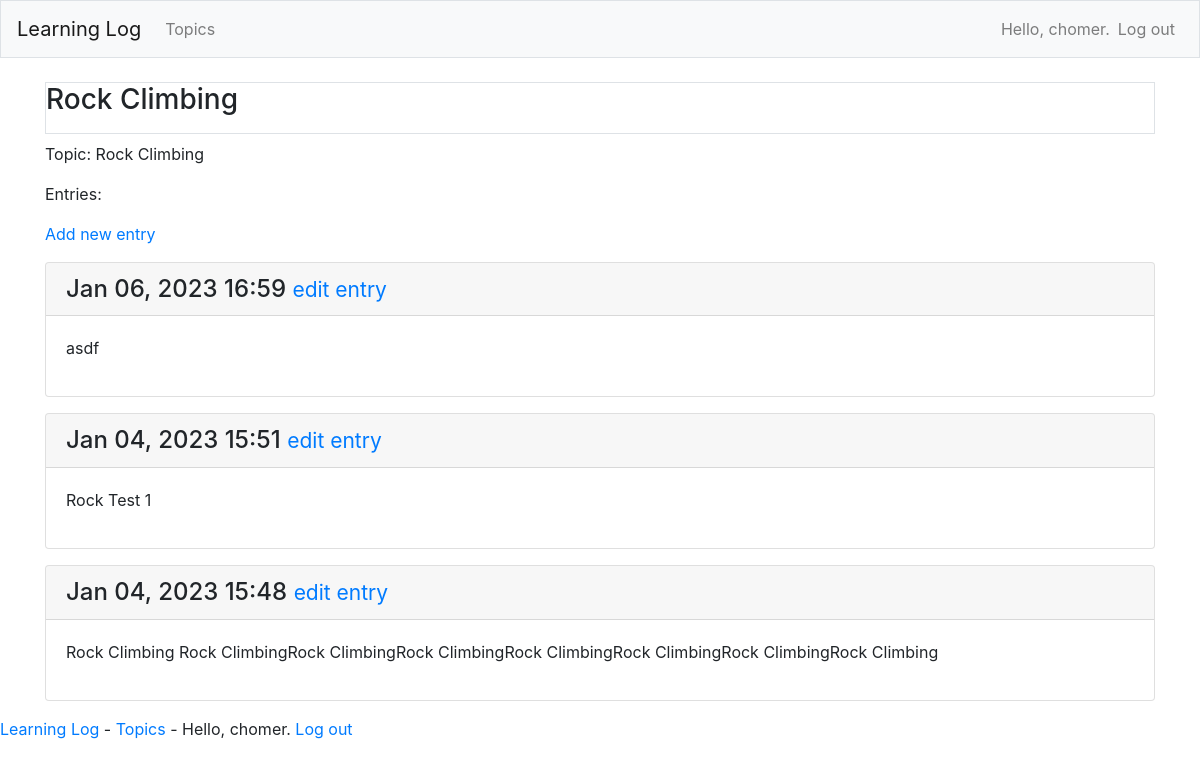
Screenshot of /topic/1/ (signed in) with the database file from the repository.
### learning_logs/models.py (models this page shows, shortened)
class Topic(models.Model):
    text = models.CharField(max_length=200)
    date_added = models.DateTimeField(auto_now_add=True)
    owner = models.ForeignKey(User, on_delete=models.CASCADE)
    def __str__(self):
        return self.text

class Entry(models.Model):
    topic = models.ForeignKey(Topic, on_delete=models.CASCADE)
    text = models.TextField()
    date_added = models.DateTimeField(auto_now_add=True)
    class Meta:
        verbose_name_plural = 'entries'

### learning_logs/views.py (the view)
# urls.py: path('topic/<int:topic_id>/', views.topic, name='topic'),
@login_required
def topic(request, topic_id):
    topic = Topic.objects.get(id=topic_id)
    if topic.owner != request.user:
        raise Http404
    entries = topic.entry_set.order_by('-date_added')
    context = {'topic': topic, 'entries' : entries}
    return render(request,'learning_logs/topic.html', context)

### learning_logs/templates/learning_logs/topic.html
{% extends 'learning_logs/base.html' %}
{% block page_header %}
    <h3>{{ topic }}</h3>
{% endblock page_header %}
{% block content %}
<p>Topic: {{ topic }}</p>
    <p>Entries:</p>
    <p>
        <a href="{% url 'learning_logs:new_entry' topic.id %}">Add new entry</a>
    </p>
        {% for entry in entries %}
            <div class="card mb-3">
                <h4 class="card-header">
                    {{ entry.date_added|date:'M d, Y H:i' }}
                    <small><a href="{% url 'learning_logs:edit_entry' entry.id %}">
                        edit entry</a></small>
                </h4>
                <div class="card-body">
                    {{ entry.text|linebreaks }}
                </div>
            </div>
        {% empty %}
            <p>There are no entries for this topic yet.</p>
        {% endfor %}
{% endblock content %}

### learning_logs/templates/learning_logs/base.html (shortened to what this page needs)
{% load bootstrap4 %}
<!doctype html>
<html lang="en">
    <head>
        {% bootstrap_css %}
    </head>
    <body>
        <nav class="navbar navbar-expand-md navbar-light bg-light mb-4 border">
            <a class="navbar-brand" href="{% url 'learning_logs:index'%}">
                Learning Log
            </a>
            <div class="collapse navbar-collapse" id="navbarCollapse">
                <ul class="navbar-nav mr-auto">
                    <li class="nav-item">
                        <a class="nav-link" href="{% url 'learning_logs:topics'%}">
                            Topics
                        </a>
                    </li>
                </ul>
                <ul class="navbar-nav ml-auto">
                    {% if user.is_authenticated %}
                    <li class="nav-item">
                        <span class="navbar-text"}">Hello, {{ user.username }}.</span>
                    </li>
                    <li class="nav-item">
                        <a class="nav-link" href="{ url 'users:logout' %}">Log out</a>
                    </li>
                    {% endif %}
                </ul>
            </div>
        </nav>
        <main role="main" class="container">
            <div class="pb-2 mb-2 border bottom">
                {% block page_header %}{% endblock page_header %}
            </div>
            <div>
                {% block content %}{% endblock content %}
            </div>
        </main>
    </body>
</html>
<p>
    <a href="{% url 'learning_logs:index' %}"> Learning Log</a> -
    <a href="{% url 'learning_logs:topics' %}"> Topics</a> -
    {% if user.is_authenticated %}
        Hello, {{ user.username }}.
        <a href="{% url 'users:logout' %}">Log out</a>
    {% else %}
        <a href="{% url 'users:register' %}">Register</a> -
        <a href="{% url 'users:login' %}">Log in</a>
    {% endif %}
</p>

### rows the page displays
Topic: text "Rock Climbing"
Entry: date_added "Jan 06, 2023 16:59", text "asdf"
Entry: date_added "Jan 04, 2023 15:51", text "Rock Test 1"
Entry: date_added "Jan 04, 2023 15:48", text "Rock Climbing Rock ClimbingRock ClimbingRock ClimbingRock ClimbingRock ClimbingRock ClimbingRock Climbing"

### other values shown
{{ user.username }} "chomer"
